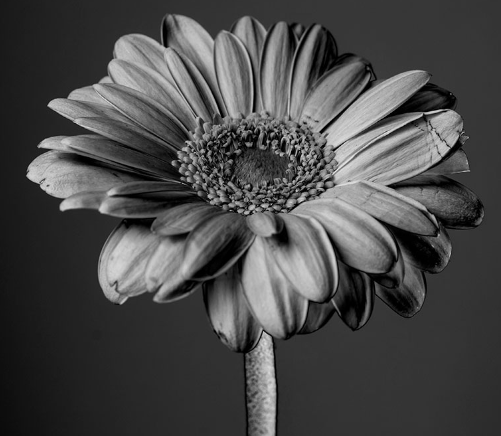
%> input picture Chu_Miao_Yeh_OFDM_Project_Code/data/flower.png, 501 x 436 px
$ octave audiotrans.m   (GNU Octave 9; MATLAB toolbox functions it lacks are replaced by stand-ins)
%> lines starting %> are read from the running program, lines starting %| are printed output that depends on the picture
### Chu_Miao_Yeh_OFDM_Project_Code/tx.m
% EE-442 Wireless Receivers: algorithms and architectures
% Final Project: OFDM Audio Transmission System
% December 2022
% Authors: Dong Chu, Han Miao, Huan-Ying Yeh

% Audio Experiments: Comb Type Digital Transmitter
function [txsignal conf] = tx(txbits,conf,k)
%
%   [txsignal conf] = tx(txbits,conf,k) implements a complete transmitter
%   consisting of:
%       - modulator
%       - pulse shaping filter
%       - up converter
%   in digital domain.
%
%   Parameters:
%   txbits  : Information bits
%   conf    : Universal configuration structure
%   k       : Frame index
%
%   Outputs:
%   txsignal
%   conf
%
%% Parameters
n_sc = conf.sc; % number of sub-carriers
os_factor = conf.os_factor; % oversampling factor
L = conf.L; % length of cyclic prefix
os_trsym = conf.os_trsym; % insert training symbols every (os_trsym-1) data symbols

%% Generate OFDM symbols (training + data)
% QPSK modulation for OFDM symbols
txbits = reshape(txbits,[],2);
GreyMap_QPSK = 1/sqrt(2) * [-1-1j, -1+1j, 1-1j, 1+1j];
conf.GreyMap_QPSK = GreyMap_QPSK;
txsymbols = GreyMap_QPSK(bi2de(txbits,'left-msb')+1);

% known training symbols
num_train_symbol = ceil(n_sc/os_trsym); % number of training symbol datapoint every OFDM symbols
train_symbols = randi([0,1], 1, num_train_symbol); % N/2 (128) training symbol
train_symbols = 1 - 2*train_symbols; % BPSK
conf.tr_syms = train_symbols; % saving BPSK training symbols

% data symbols
num_data_symbol = n_sc - num_train_symbol; % nymber of data symbol datapoint every OFDM symbols
conf.num_data_symbol = num_data_symbol;
conf.nsyms = ceil(length(txsymbols)/num_data_symbol); % number of complete OFDM symbols, inserted noise at the last symbol
conf.extra_pnts = conf.nsyms * num_data_symbol - length(txsymbols); % number of padded random QPSK symbols at the tail
data_symbols = [txsymbols, GreyMap_QPSK(randi([1,4],1, conf.extra_pnts))]; % pad the last incomplete OFDM symbol

% paralize training and data symbols
train_symbols = repmat(train_symbols.', 1, conf.nsyms); % repetition for of training symbols
data_symbols = reshape(data_symbols, num_data_symbol, conf.nsyms);

% concatenate training and data OFDM symbols
freq_OFDMsymbols = zeros(n_sc, conf.nsyms);
idx_all = 1:n_sc;
idx_train = 1:os_trsym:n_sc; % training symbols from the 1st position
idx_data = idx_all(~ismember(idx_all, idx_train));
conf.idx_train = idx_train;
conf.idx_data = idx_data;

for i = 1:conf.nsyms
    freq_OFDMsymbols(idx_train,i) = train_symbols(:,i);
    freq_OFDMsymbols(idx_data,i) = data_symbols(:,i);
end

%% Generate time-domain symbols
% Init
time_OFDMsymbols = zeros((n_sc * os_factor + L) * conf.nsyms, 1);

% IFFT and append cyclic prefix
for i = 0:conf.nsyms-1
    conf.beforeifft = freq_OFDMsymbols(:,i+1);
    IFFTsymbol = osifft(freq_OFDMsymbols(:,i+1),os_factor).';
    prefix = IFFTsymbol(end-L+1:end);
    time_OFDMsymbols(1 + i*(n_sc*os_factor+L) : (i+1)*(n_sc*os_factor+L)) = [prefix, IFFTsymbol];
end

%% Generate the preamble
conf.frame_sync_length = 100;
preamble = 1 - 2*lfsr_framesync(conf.frame_sync_length); % generate in BPSK
conf.preamble = preamble;
up_preamble = upsample(preamble,os_factor); % upsampled preamble

%% Pulse shaping
% This is to ensure that the pulse shape will have zero value at next block
rrc_len = os_factor - 1;
rolloff = 0.22;
pulse = rrc(os_factor,rolloff, rrc_len);

% Convolving the upsampled sequence with the pulse shape filter
preamble = conv(up_preamble, pulse.','same');

% Power normalization
pwr_OFDM = norm(time_OFDMsymbols,2)/sqrt(length(time_OFDMsymbols));
pwr_preamble = norm(preamble,2)/sqrt(length(preamble));
preamble = preamble / pwr_preamble;
time_OFDMsymbols = time_OFDMsymbols / pwr_OFDM;

%% Concatenate preamble and OFDM symbols
OFDM_symbols = [preamble; time_OFDMsymbols];

%% Up-conversion
time = 1/conf.f_s:1/conf.f_s:length(OFDM_symbols)/conf.f_s; % same length as OFDM symbols
txsignal = OFDM_symbols.*exp(1j*2*pi*conf.f_c*time.');

txsignal = real(txsignal);

### Chu_Miao_Yeh_OFDM_Project_Code/osifft.m
function Y = osifft(X,OS_FACTOR)
%   OSIFFT(X,,f_sp,f_s) is the inverse transform of X with an over sampling
%   factor of OS_FACTOR.
%
%   OS_FACTOR = f_sampling / (f_spacing * N)
%
N = length(X);

XL = zeros(N*OS_FACTOR,1);

center = ceil(N/2);

XL(1:(N-center))     = X(center+1:end);
XL(end-center+1:end) = X(1:center);

Y = ifft(XL);

### Chu_Miao_Yeh_OFDM_Project_Code/lfsr_framesync.m
function output = lfsr_framesync(output_length)
% A linear feedback shift register (LFSR) which outputs a PN sequence of length output_length.
% The current LFSR has a period length of 255, but the polynomial can easily be changed for a longer one.

% The implementation of this shift register is not very efficient, bit operations would be faster.
% But this version is more readable, so who cares...

% feed back polynomial
% this one here means:
% x^0 + x^2 + x^3 + x^4 + x^8
% The term x^8 is only implicitly given by the length of the polynomial
polynomial = [1 0 1 1 1 0 0 0]';

% All memories are initialized with ones
state = ones(size(polynomial));

output = zeros(output_length, 1);

for i = 1:output_length,
    output(i) = state(1);
    feedback = mod(sum(state .* polynomial), 2);
    state = circshift(state, -1);
    state(end) = feedback;
end
end

### Chu_Miao_Yeh_OFDM_Project_Code/rrc.m
function h = rrc(os_factor, rolloff_factor, filterlength)
% Returns a the FIR coefficients of a Root Raised Cosine filter.
% os_factor is the oversampling factor, typically set to 4.
% rolloff_factor is a in [0; 1]. UMTS for instance uses a rolloff factor of 0.22.
% filterlength is the _onesided_ filterlength, i.e. the total number of taps is 2*filterlength+1.
%
% Note that the current implementation of this function does not handle the case when the denominator becomes zero,
% which means that the rolloff_factor must be chosen so that os_factor/(4*rolloff_factor) is not be an integer.
% In this case, choose a slightly different rolloff factor, or fix this implementation...

n = (-filterlength : filterlength)' / os_factor;

if rolloff_factor == 0, % special case, just return a sinc
	h = sinc(n);
else
	if floor(os_factor/(4*rolloff_factor)) == os_factor/(4*rolloff_factor), error('os_factor/(4*rolloff_factor) must not be an integer.'); end
	h = (4*rolloff_factor/pi * cos((1+rolloff_factor)*pi*n) + (1-rolloff_factor)*sinc((1-rolloff_factor)*n)) ./ (1 - (4*rolloff_factor*n).^2);
end

% Normalize to a total power of 1.
h = h / sqrt(sum(abs(h).^2));

### Chu_Miao_Yeh_OFDM_Project_Code/audiotrans.m
% EE-442 Wireless Receivers: algorithms and architectures
% Final Project: OFDM Audio Transmission System
% EPFL Fall 2022
% Authors: Dong Chu, Han Miao, Huan-Ying Yeh
%
%% Speaker and Microphone System Measurements
%% Main Driver Script
%
% Workflow:
% 1. Load, rescale, and transmit a 44x51-pixal gray-scale image of a flower
% 2. Use the 3 operating modes to transmit the bits data with audio
% 3. Pass input data into tx() and rx(), then calculate PER and BER
%
% Audio Recording
%   3 operating modes:
%   - 'matlab' : generic MATLAB audio routines (unreliable under Linux)
%   - 'native' : OS native audio system
%       - ALSA audio tools, most Linux distrubtions
%       - builtin WAV tools on Windows
%   - 'bypass' : no audio transmission, takes txsignal as received signal

clc;clear;close all;

% Configuration Values
conf.audiosystem = 'matlab'; % Values: 'matlab','native','bypass'

conf.f_s     = 48000;   % sampling rate
conf.os_trsym = 5; % [input]  insert training symbols every (os_trsym-1) data symbols
conf.f_sym   = 100;     % symbol rate
conf.nframes = 1;       % number of frames to transmit
conf.nbits   = 8000;    % [input]  number of bits
conf.modulation_order = 2; % BPSK:1, QPSK:2
conf.f_c     = 8000; % carrier frequency
conf.sc = 256; % number of subcarriers
conf.spacing = 4.6875;

% spacing
conf.os_factor = conf.f_s/conf.sc/conf.spacing; % os_factor = 40
conf.L = conf.sc*conf.os_factor/2; % the length of cyclic prefix is half of the one of OFDM symbols
conf.L_h = 6; % [input] channel length

conf.npreamble  = 100;
conf.bitsps     = 16; % bits per audio sample
conf.offset     = 0;
conf.showChannel = 0; % whether to visualize the estimated channel

% [9 lines of commented-out code are left out]
res.biterrors   = zeros(conf.nframes,1);
res.rxnbits     = zeros(conf.nframes,1);

% Results
for k=1:conf.nframes

    % Load input image
    img_name = 'data\flower.png';

    resize_scale = 0.1;
    I = imread(img_name);
%> I is the input picture: size 436x501x3 uint8; mean R, G, B 73.3, 73.3, 73.3
    I = imresize(I, resize_scale);
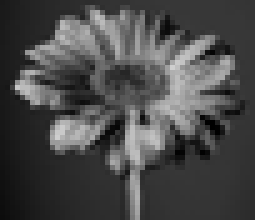
%> I: size 44x51x3 uint8 (shown 5 times larger); min 0, max 207, mean 73.3
    I = rgb2gray(I);
%> I: size 44x51 uint8

    figure()
    imshow(I); title('Input Image');

    % Transfom image into input bits
    bits = reshape((dec2bin(typecast(I(:), 'uint8'), 8) - '0').', 1, []);
    txbits = bits';

    % For transmission experiments with audio equipment, call the comb tx() transmit function
    [txsignal conf] = tx(txbits,conf,k);
%> after the loop in tx, `for i = 0:conf.nsyms-1`: conf = {f_s 48000, os_trsym 5, f_sym 100, nframes 1, nbits 8000, modulation_order 2}
%> the loop in lfsr_framesync, `for i = 1:output_length,` made 100 passes
%> feedback on passes 1 to 12: 0, 0, 0, 0, 1, 0, 1, 1, 1, 1, 0, 0
%> after the loop in lfsr_framesync, `for i = 1:output_length,`: output = 100 values, max 1 at index 1, min 0 at index 9, mean 0.47; state = [0; 0; 0; 0; 1; 1; 1; 1]
%> in tx, `preamble = 1 - 2*lfsr_framesync(conf.frame_sync_length);`: preamble = 100 values, max 1 at index 9, min -1 at index 1, mean 0.06
%> in tx, `conf.preamble = preamble;`: conf.preamble has the same summary as preamble
%> in tx, `up_preamble = upsample(preamble,os_factor);`: up_preamble = 4000 values, max 1 at index 321, min -1 at index 1, mean 0.0015
%> in tx, `preamble = conv(up_preamble, pulse.','same');`: preamble = 4000 values, max 0.203 at index 341, min -0.203 at index 21, mean 0.0123
%> in tx, `pwr_OFDM = norm(time_OFDMsymbols,2)/sqrt(length(time_OFDMsymbols));`: pwr_OFDM = 0.00157
%> in tx, `pwr_preamble = norm(preamble,2)/sqrt(length(preamble));`: pwr_preamble = 0.16
%> in tx, `preamble = preamble / pwr_preamble;`: preamble = 4000 values, max 1.27 at index 341, min -1.27 at index 21, mean 0.0768

    % % % % % % % % % % % %
    % Audio Transmission Begins

    % normalize values
    peakvalue       = max(abs(txsignal));
%> peakvalue = 5.34
    normtxsignal    = txsignal / (peakvalue + 0.3);
    normtxsignal = txsignal;

    % create vector for transmission
    rawtxsignal = [ zeros(conf.f_s,1) ; normtxsignal ;  zeros(conf.f_s,1) ]; % add padding before and after the signal
    rawtxsignal = [  rawtxsignal  zeros(size(rawtxsignal)) ]; % add second channel: no signal
    txdur       = length(rawtxsignal)/conf.f_s; % calculate length of transmitted signal
%> txdur = 16.16

    % Platform native audio mode
    if strcmp(conf.audiosystem,'native')

        % Windows WAV mode
        if ispc()
            disp('Windows WAV');
            wavplay(rawtxsignal,conf.f_s,'async');
            disp('Recording in Progress');
            rawrxsignal = wavrecord((txdur+1)*conf.f_s,conf.f_s);
            disp('Recording complete')
            rxsignal = rawrxsignal(1:end,1);

        % ALSA WAV mode
        elseif isunix()
            disp('Linux ALSA');
            cmd = sprintf('arecord -c 2 -r %d -f s16_le  -d %d in.wav &',conf.f_s,ceil(txdur)+1);
            system(cmd);
            disp('Recording in Progress');
            system('aplay  out.wav')
            pause(2);
            disp('Recording complete')
            rawrxsignal = audioread('in.wav');
            rxsignal    = rawrxsignal(1:end,1);
        end

    % MATLAB audio mode
    elseif strcmp(conf.audiosystem,'matlab')
        disp('MATLAB generic');
%> (the run ends here)

$ run again, with Chu_Miao_Yeh_OFDM_Project_Code/data/mountain.png copied over Chu_Miao_Yeh_OFDM_Project_Code/data/flower.png
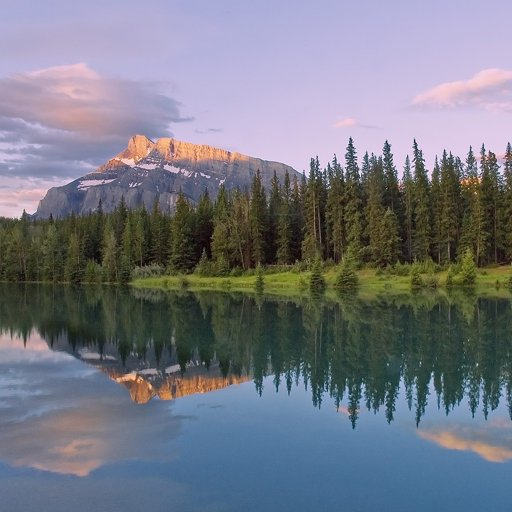
%> input picture Chu_Miao_Yeh_OFDM_Project_Code/data/mountain.png, 512 x 512 px
%> I is the input picture: size 512x512x3 uint8; mean R, G, B 117.1, 120.5, 132.1
%> `I = imresize(I, resize_scale);`:
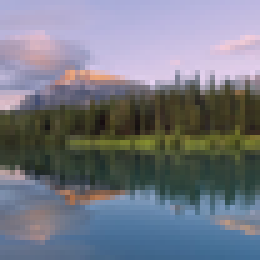
%> I: size 52x52x3 uint8 (shown 5 times larger); mean R, G, B 117.1, 120.6, 132.1
%> `I = rgb2gray(I);`:
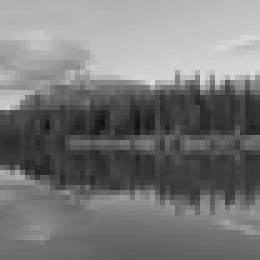
%> I: size 52x52 uint8 (shown 5 times larger); min 16, max 220, mean 120.9
%> after the loop in tx, `for i = 0:conf.nsyms-1`: conf = {f_s 48000, os_trsym 5, f_sym 100, nframes 1, nbits 8000, modulation_order 2}
%> the loop in lfsr_framesync, `for i = 1:output_length,` made 100 passes
%> feedback on passes 1 to 8: 0, 0, 0, 0, 1, 0, 1, 1
%> after the loop in lfsr_framesync, `for i = 1:output_length,`: output = 100 values, max 1 at index 1, min 0 at index 9, mean 0.47; state = [0; 0; 0; 0; 1; 1; 1; 1]
%> in tx, `preamble = 1 - 2*lfsr_framesync(conf.frame_sync_length);`: preamble = 100 values, max 1 at index 9, min -1 at index 1, mean 0.06
%> conf.preamble has the same summary as preamble
%> up_preamble = 4000 values, max 1 at index 321, min -1 at index 1, mean 0.0015
%> in tx, `preamble = conv(up_preamble, pulse.','same');`: preamble = 4000 values, max 0.203 at index 341, min -0.203 at index 21, mean 0.0123
%> pwr_OFDM = 0.00157
%> pwr_preamble = 0.16
%> in tx, `preamble = preamble / pwr_preamble;`: preamble = 4000 values, max 1.27 at index 341, min -1.27 at index 21, mean 0.0768
%> peakvalue = 3.79
%> txdur = 19.36
